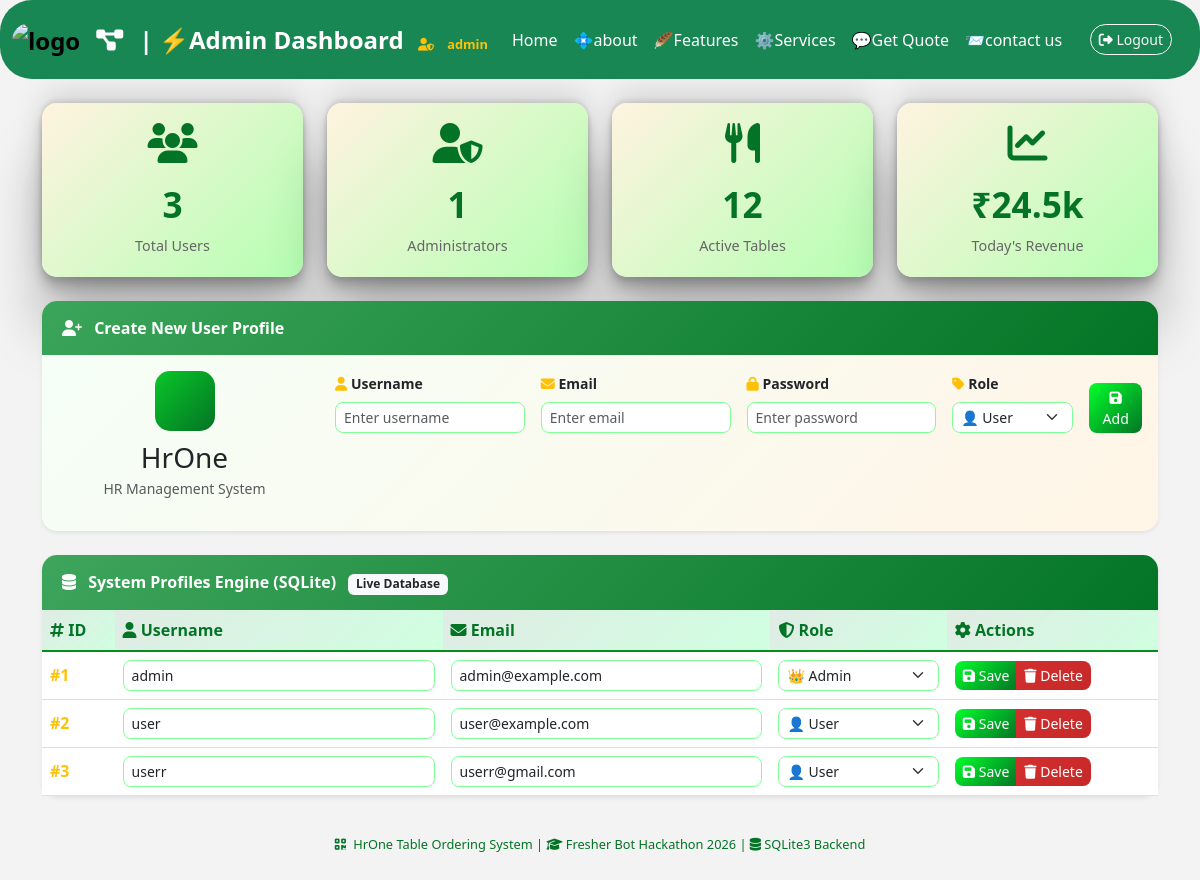
The page /admin (signed in) on the database its author committed.
### tables this page shows
CREATE TABLE users (
            id INTEGER PRIMARY KEY AUTOINCREMENT,
            username TEXT UNIQUE NOT NULL,
            password TEXT NOT NULL,
            email TEXT NOT NULL,
            role TEXT NOT NULL DEFAULT 'User'
        );

### app.py (the view)
@app.route('/admin')
def admin_dashboard():
    if 'user_id' not in session or session['role'] != 'Admin':
        flash('Unauthorized access!', 'danger')
        return redirect(url_for('index'))
    conn = get_db_connection()
    users = conn.execute('SELECT * FROM users').fetchall()
    conn.close()
    return render_template('admin_dashboard.html', users=users)

### app.py (called while the page is built)
def get_db_connection():
    conn = sqlite3.connect(DB_FILE)
    conn.row_factory = sqlite3.Row
    return conn

### templates/admin_dashboard.html (shortened to what this page needs)
<!DOCTYPE html>
<html lang="en">
<head>
    <link href="https://cdn.jsdelivr.net/npm/bootstrap@5.3.0/dist/css/bootstrap.min.css" rel="stylesheet">
    <link rel="stylesheet" href="https://cdnjs.cloudflare.com/ajax/libs/font-awesome/6.4.0/css/all.min.css">
</head>
<body>
    <div class="content-wrapper">
<nav class="container-fluid navbar navbar-expand-lg bg-success rounded-5">
  <div class="container-fluid">
    <a class="navbar-brand" href="#">
        <img src="https://encrypted-tbn0.gstatic.com/images?q=tbn:ANd9GcRuy47Tk7Z6Fo871z5j-RzQmUV7SA_2vk8Ov1JwFVNrbn8DT-KdnN4Ph4Sh&s=10" class="rounded-5" height="40" alt="logo">
    </a>
    <span class="navbar-brand text-white">
                <i class="fas fa-diagram-project"></i>
                | ⚡Admin Dashboard
                <small class="text-warning ms-2" style="font-size: 0.8rem;">
                    <i class="fas fa-user-shield"></i> {{ session['username'] }}
                </small>
            </span>
    <div class="collapse navbar-collapse" id="navbarTogglerDemo03">
      <ul class="navbar-nav me-auto mb-2 mb-lg-0">
        <li class="nav-item">
          <a class="nav-link active text-white" aria-current="page" href="#">Home</a>
        </li>
        <li class="nav-item">
          <a class="nav-link text-white" href="#">💠about</a>
        </li>
        <li class="nav-item">
          <a class="nav-link disabled text-white" aria-disabled="true">🪶Features</a>
        </li>
        <li class="nav-item">
          <a class="nav-link disabled text-white" aria-disabled="true">⚙️Services</a>
        </li>
        <li class="nav-item">
          <a class="nav-link disabled text-white" aria-disabled="true">💬Get Quote</a>
        </li>
        <li class="nav-item">
          <a class="nav-link text-white" href="/contact">📨contact us</a>
        </li>
      </ul>
       <a href="/logout" class="btn btn-outline-light btn-sm m-3">
          <i class="fas fa-sign-out-alt"></i> Logout
      </a>
    </div>
  </div>
</nav>
        <div class="container my-4">
            <div class="row g-4 mb-4">
                <div class="col-md-3 col-sm-6">
                    <div class="stat-card">
                        <i class="fas fa-users"></i>
                        <h2>{{ users|length }}</h2>
                        <p>Total Users</p>
                    </div>
                </div>
                <div class="col-md-3 col-sm-6">
                    <div class="stat-card">
                        <i class="fas fa-user-shield"></i>
                        <h2>{{ users|selectattr('role', 'equalto', 'Admin')|list|length }}</h2>
                        <p>Administrators</p>
                    </div>
                </div>
                <div class="col-md-3 col-sm-6">
                    <div class="stat-card">
                        <i class="fas fa-utensils"></i>
                        <h2>12</h2>
                        <p>Active Tables</p>
                    </div>
                </div>
                <div class="col-md-3 col-sm-6">
                    <div class="stat-card">
                        <i class="fas fa-chart-line"></i>
                        <h2>₹24.5k</h2>
                        <p>Today's Revenue</p>
                    </div>
                </div>
            </div>
            <div class="add-user-card card shadow-sm mb-4">
                <div class="card-header-custom">
                    <i class="fas fa-user-plus me-2"></i> Create New User Profile
                </div>
                <div class="card-body">
                    <div class="row">
                        <div class="col-md-3 text-center">
                            <div class="qr-icon">
                            </div>
                            <h3 class="dinequick-logo mb-1">HrOne</h3>
                            <p class="text-muted small">HR Management System</p>
                        </div>
                        <div class="col-md-9">
                            <form action="/admin/add" method="POST" class="row g-3">
                                <div class="col-md-3">
                                    <label class="form-label small fw-bold">
                                        <i class="fas fa-user text-warning"></i> Username
                                    </label>
                                    <input type="text" name="username" class="form-control form-control-sm" placeholder="Enter username" required>
                                </div>
                                <div class="col-md-3">
                                    <label class="form-label small fw-bold">
                                        <i class="fas fa-envelope text-warning"></i> Email
                                    </label>
                                    <input type="email" name="email" class="form-control form-control-sm" placeholder="Enter email" required>
                                </div>
                                <div class="col-md-3">
                                    <label class="form-label small fw-bold">
                                        <i class="fas fa-lock text-warning"></i> Password
                                    </label>
                                    <input type="password" name="password" class="form-control form-control-sm" placeholder="Enter password" required>
                                </div>
                                <div class="col-md-2">
                                    <label class="form-label small fw-bold">
                                        <i class="fas fa-tag text-warning"></i> Role
                                    </label>
                                    <select name="role" class="form-select form-select-sm">
                                        <option value="User">👤 User</option>
                                    </select>
                                </div>
                                <div class="col-md-1 d-flex align-items-end">
                                    <button type="submit" class="btn btn-primary w-100 btn-sm">
                                        <i class="fas fa-save"></i> Add
                                    </button>
                                </div>
                            </form>
                        </div>
                    </div>
                </div>
            </div>
            <div class="card shadow-sm">
                <div class="card-header-custom">
                    <i class="fas fa-database me-2"></i> System Profiles Engine (SQLite)
                    <span class="badge bg-light text-dark ms-2">Live Database</span>
                </div>
                <div class="card-body p-0">
                    <div class="table-responsive">
                        <table class="table table-hover align-middle mb-0">
                            <thead>
                                <tr>
                                    <th><i class="fas fa-hashtag"></i> ID</th>
                                    <th><i class="fas fa-user"></i> Username</th>
                                    <th><i class="fas fa-envelope"></i> Email</th>
                                    <th><i class="fas fa-shield-alt"></i> Role</th>
                                    <th><i class="fas fa-cog"></i> Actions</th>
                                </tr>
                            </thead>
                            <tbody>
                                {% for row in users %}
                                <tr>
                                    <form action="/admin/edit/{{ row['id'] }}" method="POST">
                                        <td class="fw-bold text-warning">#{{ loop.index }}</td>
                                        <td>
                                            <input type="text" name="username" value="{{ row['username'] }}"
                                                   class="form-control form-control-sm" required>
                                        </td>
                                        <td>
                                            <input type="email" name="email" value="{{ row['email'] }}"
                                                   class="form-control form-control-sm" required>
                                        </td>
                                        <td>
                                            <select name="role" class="form-select form-select-sm">
                                                <option value="User" {% if row['role'] == 'User' %}selected{% endif %}>👤 User</option>
                                                <option value="Admin" {% if row['role'] == 'Admin' %}selected{% endif %}>👑 Admin</option>
                                            </select>
                                        </td>
                                        <td>
                                            <div class="btn-group btn-group-sm">
                                                <button type="submit" class="btn btn-primary btn-sm">
                                                    <i class="fas fa-save"></i> Save
                                                </button>
                                                <a href="/admin/delete/{{ row['id'] }}"
                                                   class="btn btn-danger btn-sm"
                                                   onclick="return confirm('⚠️ Are you sure you want to delete this user? This action cannot be undone!')">
                                                    <i class="fas fa-trash"></i> Delete
                                                </a>
                                            </div>
                                        </td>
                                    </form>
                                </tr>
                                {% endfor %}
                            </tbody>
                        </table>
                    </div>
                </div>
            </div>
            <div class="footer-text mt-4">
                <i class="fas fa-qrcode me-1"></i> HrOne Table Ordering System |
                <i class="fas fa-graduation-cap"></i> Fresher Bot Hackathon 2026 |
                <i class="fas fa-database"></i> SQLite3 Backend
            </div>
        </div>
    </div>
</body>
</html>

### templates/admin_dashboard.html (style rules this page uses)
* { margin: 0; padding: 0; box-sizing: border-box; }
body { background: linear-gradient(rgba(0, 0, 0, 0.6), rgba(0, 0, 0, 0.6)), url('https://images.pexels.com/photos/6267/menu-restaurant-vintage-table.jpg?auto=compress&cs=tinysrgb&w=1260&h=750&dpr=2'); background-size: cover; background-position: center; background-attachment: fixed; font-family: 'Segoe UI', Tahoma, Geneva, Verdana, sans-serif; }
.content-wrapper { background: rgba(255, 255, 255, 0.92); min-height: 100vh; padding-bottom: 30px; }
.navbar-brand { font-weight: bold; font-size: 1.5rem; }
.navbar-brand i { margin-right: 10px; }
.card { border-radius: 15px; border: none; box-shadow: 0 5px 20px rgba(0, 0, 0, 0.1); transition: transform 0.2s; background: white; }
.card-header-custom { background: linear-gradient(135deg, #048b2cc5 0%, #037425 100%); color: white; padding: 15px 20px; border-radius: 15px 15px 0 0; font-weight: bold; }
.qr-icon { width: 60px; height: 60px; background: linear-gradient(135deg, #09c628 0%, #037425 100%); border-radius: 15px; display: flex; align-items: center; justify-content: center; margin: 0 auto 10px; }
.form-control-sm, .form-select-sm { border-radius: 8px; border: 1px solid #80ff99; transition: all 0.2s; }
.btn-primary { background: linear-gradient(135deg, #00ff2a 0%, #037425 100%); border: none; border-radius: 8px; font-weight: 500; }
.btn-danger { background: linear-gradient(135deg, #d32f2f 0%, #c62828 100%); border: none; border-radius: 8px; }
.btn-outline-light { border-radius: 20px; }
.stat-card { background: linear-gradient(135deg, #fff3e0 0%, #b5ffb2 100%); border-radius: 15px; padding: 20px; text-align: center; transition: all 0.3s; cursor: pointer; height: 100%; box-shadow: rgba(0, 0, 0, 0.25) 0px 54px 55px, rgba(0, 0, 0, 0.12) 0px -12px 30px, rgba(0, 0, 0, 0.12) 0px 4px 6px, rgba(0, 0, 0, 0.17) 0px 12px 13px, rgba(0, 0, 0, 0.09) 0px -3px 5px; }
.stat-card i { font-size: 2.5rem; color: #037425; margin-bottom: 10px; }
.stat-card h2 { font-size: 2.2rem; font-weight: bold; color: #037425; margin: 10px 0; }
.stat-card p { margin: 0; color: #666; font-size: 0.9rem; font-weight: 500; }
.table { margin-bottom: 0; }
.table thead th { background: linear-gradient(135deg, #20703f23 0%, #b2ffcd9d 100%); color: #037425; font-weight: bold; border-bottom: 2px solid #078d1b; }
.add-user-card { background: linear-gradient(135deg, #f5fff8 0%, #fff5e6 100%); border-radius: 15px; margin-bottom: 25px; }
.footer-text { text-align: center; padding: 15px; color: #037425; font-size: 0.8rem; font-weight: 500; }

### rows shown on the page
users: username "admin", email "admin@example.com", role "👑 Admin"
users: username "user", email "user@example.com", role "👤 User"
users: username "userr", email "userr@gmail.com", role "👤 User"

### other values the page prints
{{ session['username'] }} "admin"
{{ users|length }} "3"
{{ users|selectattr('role', 'equalto', 'Admin')|list|length }} "1"
